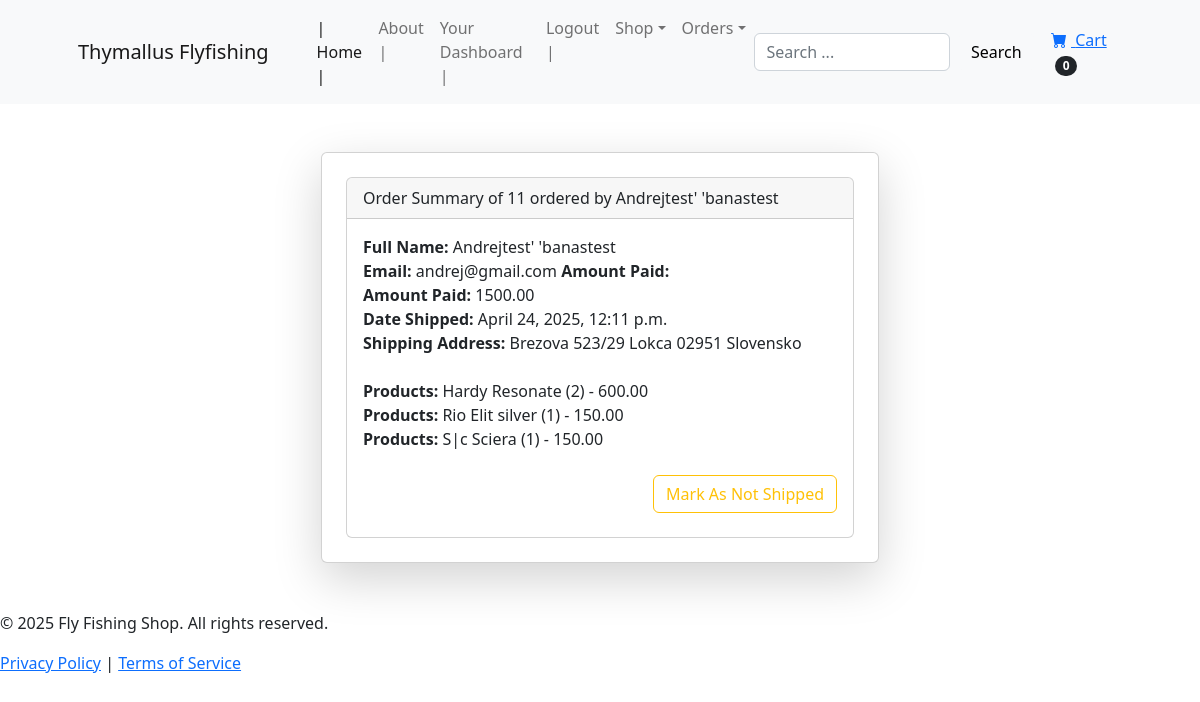
The page /orders/11 (signed in) on the database its author committed.
### order/models.py (models this page shows, shortened)
class Order(models.Model):
    member = models.ManyToManyField(Member, related_name='orders', blank=True)
    full_name = models.CharField(max_length=255)
    email = models.EmailField(max_length=255)
    shipping_label = models.TextField(max_length=1500)
    amount_paid = MoneyField(max_digits=14, decimal_places=2, default_currency='EUR', default = 0)
    created_at = models.DateTimeField(auto_now_add=True) #this is setting now without using datetime module
    status = models.BooleanField(default=False)
    date_shipped = models.DateTimeField(null=True, blank=True)
    class Meta:
        ordering = ['-created_at']

class OrderItems(models.Model):
    order = models.ForeignKey(Order, on_delete=models.CASCADE, related_name='order_items')
    products = models.ForeignKey(Product, on_delete=models.CASCADE, related_name='order_items', null=True,)
    price = MoneyField(max_digits=14, decimal_places=2, default_currency='EUR', default = 0)
    quantity = models.PositiveIntegerField(default=1)

### product/models.py (models this page shows)
class Product(models.Model):
    category = models.ForeignKey(Category, on_delete=models.CASCADE, related_name='products')
    brand = models.CharField(max_length=255)
    model = models.CharField(max_length=255)
    price = MoneyField(max_digits=14, decimal_places=2, default_currency='EUR')
    image = models.ImageField(upload_to='images/product/', blank=True, null=True)
    description = models.TextField()
    def __str__(self):
        return f'{self.brand} {self.model}'

### order/views.py (the view, shortened to what this page needs)
def orders(request, pk):
    if request.user.is_authenticated and request.user.is_superuser:
        order = Order.objects.get(id=pk)
        items = OrderItems.objects.filter(order=pk)
        context = {"order": order,
                   "items": items}
        return render(request, 'order/order.html', context)
    else:
        messages.success(request, "You do not have permissions")
        return redirect("index")

### cart/cart.py (called while the page is built)
    def __len__(self):
        return len(self.cart)

### cart/context_processors.py (called while the page is built)
def cart(request):
    return {'cart': Cart(request)}

### order/Templates/Order/order.html (shortened to what this page needs)
{% extends 'user_auth/base.html' %}
{% block content %}
<div class="container my-5 d-flex justify-content-center">
  <div class="card shadow-lg p-4 w-50">
    <div class="card">
  <div class="card-header">
    Order Summary of {{ order.id }} ordered by {{ order.full_name }}
  </div>
  <div class="card-body">
      <strong>Full Name:</strong> {{ order.full_name }}
       <strong>Email:</strong> {{ order.email }}
      <strong>Amount Paid:</strong>
      <strong>Amount Paid:</strong> {{ order.amount_paid }}
      {% if order.status == True %}
      <strong>Date Shipped:</strong> {{ order.date_shipped }}
      {% else %}
      <strong>Date Ordered:</strong> {{ order.created_at }}
      </br>
      <strong>Shipping Address:</strong> {{ order.shipping_label }}
      {% endif %}
      <strong>Shipping Address:</strong> {{ order.shipping_label }}
        {% for item in items %}
            <strong>Products:</strong> {{ item.products }}      ({{ item.quantity }}) - {{ item.price }}
            {% endfor %}
    <div class="text-end mt-4">
{% if not order.status %}
        <br/>
        <form method="POST">
          {% csrf_token %}
<input type="hidden" name = "shipping_status" value="true">
                 <button type="Submit" class="btn btn-sml btn-outline-success"> Mark As Shipped</button>
      </form>
        <br/>
        {% else %}
          <form method="POST">
              <button type="Submit" class="btn btn-sml btn-outline-warning"> Mark As Not Shipped</button>
      </form>
        {% endif %}
    </div>
</div>
</div>
      </div>
  </div>
{% endblock %}

### rows shown on the page
Order: id "11", full_name "Andrejtest' 'banastest", email "andrej@gmail.com", amount_paid "1500.00", date_shipped "April 24, 2025, 12:11 p.m.", shipping_label "Brezova 523/29 Lokca 02951 Slovensko"
OrderItems: products "Hardy Resonate", quantity "2", price "600.00"
OrderItems: products "Rio Elit silver", quantity "1", price "150.00"
OrderItems: products "S|c Sciera", quantity "1", price "150.00"

### other values the page prints
{{ cart|length }} "0"
